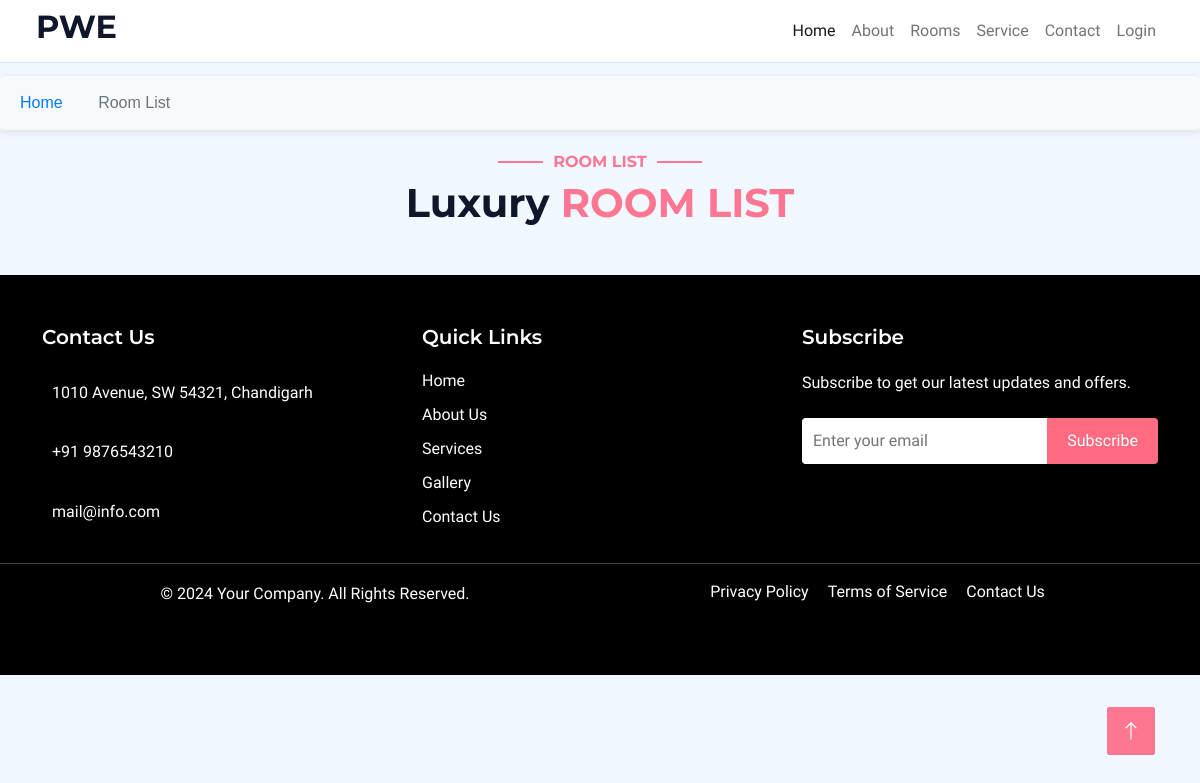
/room/rooms/, run on an earlier commit of the app's database.
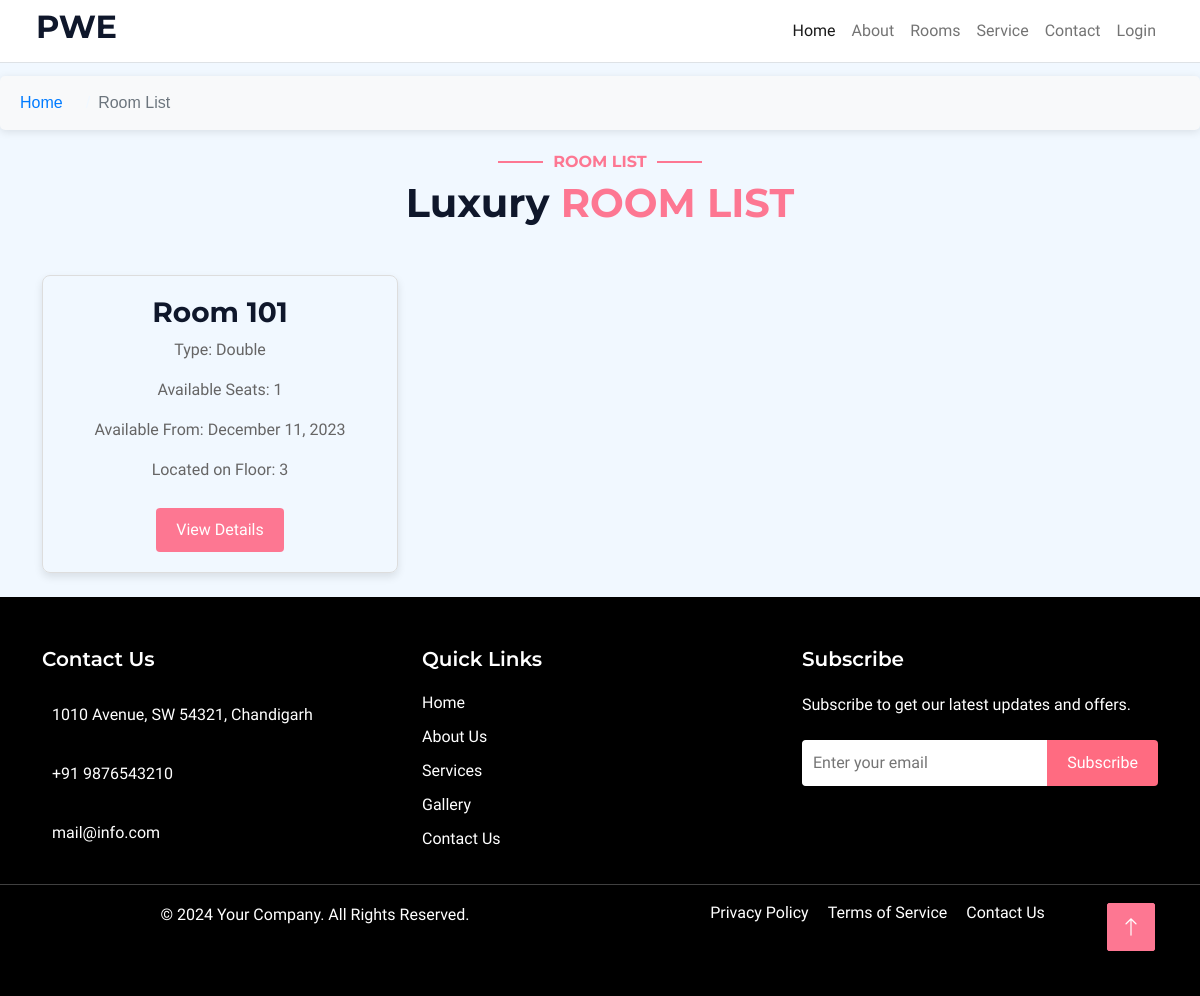
And on a later commit of the database.
### Room_Management/models.py (models this page shows, shortened)
class Room(models.Model):
    room_number = models.CharField(max_length=50)  # Unique identifier for the room
    available_seat = models.IntegerField()  # Number of available seats in the room
    TYPE_CHOICES = [
        ('single', 'Single'),
        ('double', 'Double'),
        ('triple', 'Triple'),
        ('customized', 'Customized'),
    ]
    type = models.CharField(max_length=20, choices=TYPE_CHOICES)  # Type of room
    available_date = models.DateField(null=True, blank=True)  # Date when the room becomes available
    floor = models.IntegerField()  # Floor number where the room is located

### Room_Management/views.py (the view)
# urls.py: path('rooms/', User_room_list, name='User_room_list'),
def User_room_list(request):
    rooms = Room.objects.all()
    return render(request, 'User_room_list.html', {'rooms': rooms})

### Room_Management/templates/User_room_list.html (shortened to what this page needs)
{% extends 'base1.html' %}
{% block breadcrumb %}
    <li class="breadcrumb-item"><a href="{% url 'User_post_list' %}">Home</a></li>
    <li class="breadcrumb-item active" aria-current="page">Room List</li>
{% endblock %}
{% block content %}
<div class="text-center wow fadeInUp" data-wow-delay="0.1s">
    <h6 class="section-title text-center text-uppercase" style="color: #FD7792;">Room List</h6>
    <h1 class="mb-5">Luxury <span class="text-uppercase" style="color: #FD7792;"> Room List</span></h1>
</div>
<div class="container mt-5">
    <div class="row">
        {% for room in rooms %}
        <div class="col-lg-4 col-md-6 mb-4">
            <div style="border: 1px solid #ddd; border-radius: 8px; padding: 20px; text-align: center; box-shadow: 0 4px 8px rgba(0, 0, 0, 0.1);">
                <h3>Room {{ room.room_number }}</h3>
                <p>Type: {{ room.get_type_display }}</p>
                <p>Available Seats: {{ room.available_seat }}</p>
                <p>Available From: {{ room.available_date|date:"F j, Y" }}</p>
                <p>Located on Floor: {{ room.floor }}</p>
                <a href="{% url 'User_room_detail' room.id %}" style="display: inline-block; margin-top: 10px; padding: 10px 20px; background-color: #FD7792; color: white; border-radius: 4px; text-decoration: none;">View Details</a>
            </div>
        </div>
        {% endfor %}
    </div>
</div>
{% endblock %}

What changed in the data, as far as the page shows it:
added Room: room_number "101", type "Double", available_seat "1", available_date "December 11, 2023", floor "3"
